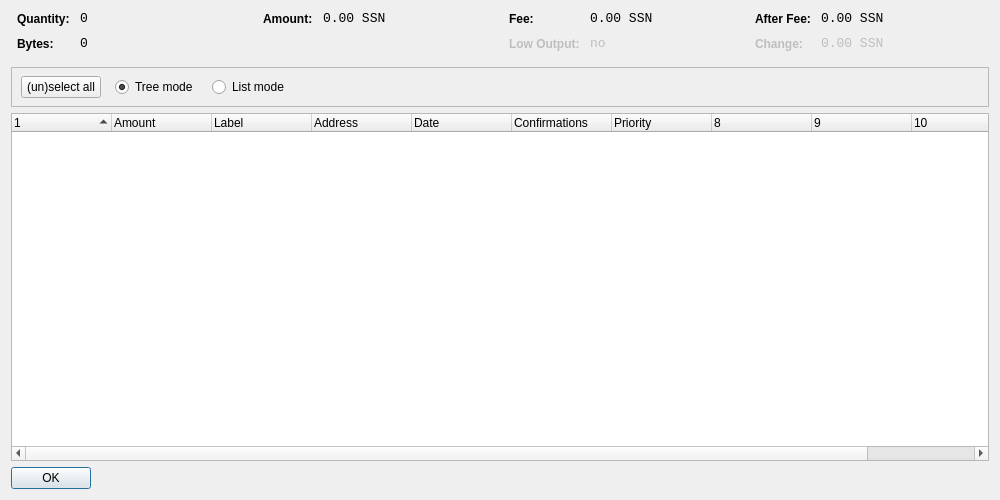
<?xml version="1.0" encoding="UTF-8"?>
<ui version="4.0">
 <class>CoinControlDialog</class>
 <widget class="QDialog" name="CoinControlDialog">
  <property name="geometry">
   <rect>
    <x>0</x>
    <y>0</y>
    <width>1000</width>
    <height>500</height>
   </rect>
  </property>
  <property name="windowTitle">
   <string>Coin Control</string>
  </property>
  <layout class="QVBoxLayout" name="verticalLayout">
   <item>
    <layout class="QHBoxLayout" name="horizontalLayoutTop" stretch="0,0,0,0">
     <property name="topMargin">
      <number>0</number>
     </property>
     <property name="bottomMargin">
      <number>10</number>
     </property>
     <item>
      <layout class="QFormLayout" name="formLayoutCoinControl1">
       <property name="horizontalSpacing">
        <number>10</number>
       </property>
       <property name="verticalSpacing">
        <number>10</number>
       </property>
       <property name="leftMargin">
        <number>6</number>
       </property>
       <property name="rightMargin">
        <number>6</number>
       </property>
       <item row="0" column="0">
        <widget class="QLabel" name="labelCoinControlQuantityText">
         <property name="styleSheet">
          <string notr="true">font-weight:bold;</string>
         </property>
         <property name="text">
          <string>Quantity:</string>
         </property>
        </widget>
       </item>
       <item row="0" column="1">
        <widget class="QLabel" name="labelCoinControlQuantity">
         <property name="font">
          <font>
           <family>Monospace</family>
           <pointsize>10</pointsize>
          </font>
         </property>
         <property name="cursor">
          <cursorShape>IBeamCursor</cursorShape>
         </property>
         <property name="contextMenuPolicy">
          <enum>Qt::ActionsContextMenu</enum>
         </property>
         <property name="text">
          <string notr="true">0</string>
         </property>
         <property name="textInteractionFlags">
          <set>Qt::LinksAccessibleByMouse|Qt::TextSelectableByKeyboard|Qt::TextSelectableByMouse</set>
         </property>
        </widget>
       </item>
       <item row="1" column="0">
        <widget class="QLabel" name="labelCoinControlBytesText">
         <property name="styleSheet">
          <string notr="true">font-weight:bold;</string>
         </property>
         <property name="text">
          <string>Bytes:</string>
         </property>
        </widget>
       </item>
       <item row="1" column="1">
        <widget class="QLabel" name="labelCoinControlBytes">
         <property name="font">
          <font>
           <family>Monospace</family>
           <pointsize>10</pointsize>
          </font>
         </property>
         <property name="cursor">
          <cursorShape>IBeamCursor</cursorShape>
         </property>
         <property name="contextMenuPolicy">
          <enum>Qt::ActionsContextMenu</enum>
         </property>
         <property name="text">
          <string notr="true">0</string>
         </property>
         <property name="textInteractionFlags">
          <set>Qt::LinksAccessibleByMouse|Qt::TextSelectableByKeyboard|Qt::TextSelectableByMouse</set>
         </property>
        </widget>
       </item>
      </layout>
     </item>
     <item>
      <layout class="QFormLayout" name="formLayoutCoinControl2">
       <property name="horizontalSpacing">
        <number>10</number>
       </property>
       <property name="verticalSpacing">
        <number>10</number>
       </property>
       <property name="leftMargin">
        <number>6</number>
       </property>
       <property name="rightMargin">
        <number>6</number>
       </property>
       <item row="0" column="0">
        <widget class="QLabel" name="labelCoinControlAmountText">
         <property name="styleSheet">
          <string notr="true">font-weight:bold;</string>
         </property>
         <property name="text">
          <string>Amount:</string>
         </property>
        </widget>
       </item>
       <item row="0" column="1">
        <widget class="QLabel" name="labelCoinControlAmount">
         <property name="font">
          <font>
           <family>Monospace</family>
           <pointsize>10</pointsize>
          </font>
         </property>
         <property name="cursor">
          <cursorShape>IBeamCursor</cursorShape>
         </property>
         <property name="contextMenuPolicy">
          <enum>Qt::ActionsContextMenu</enum>
         </property>
         <property name="text">
          <string notr="true">0.00 SSN</string>
         </property>
         <property name="textInteractionFlags">
          <set>Qt::LinksAccessibleByMouse|Qt::TextSelectableByKeyboard|Qt::TextSelectableByMouse</set>
         </property>
        </widget>
       </item>
      </layout>
     </item>
     <item>
      <layout class="QFormLayout" name="formLayoutCoinControl3">
       <property name="horizontalSpacing">
        <number>10</number>
       </property>
       <property name="verticalSpacing">
        <number>10</number>
       </property>
       <property name="leftMargin">
        <number>6</number>
       </property>
       <property name="rightMargin">
        <number>6</number>
       </property>
       <item row="0" column="0">
        <widget class="QLabel" name="labelCoinControlFeeText">
         <property name="styleSheet">
          <string notr="true">font-weight:bold;</string>
         </property>
         <property name="text">
          <string>Fee:</string>
         </property>
        </widget>
       </item>
       <item row="0" column="1">
        <widget class="QLabel" name="labelCoinControlFee">
         <property name="font">
          <font>
           <family>Monospace</family>
           <pointsize>10</pointsize>
          </font>
         </property>
         <property name="cursor">
          <cursorShape>IBeamCursor</cursorShape>
         </property>
         <property name="contextMenuPolicy">
          <enum>Qt::ActionsContextMenu</enum>
         </property>
         <property name="text">
          <string notr="true">0.00 SSN</string>
         </property>
         <property name="textInteractionFlags">
          <set>Qt::LinksAccessibleByMouse|Qt::TextSelectableByKeyboard|Qt::TextSelectableByMouse</set>
         </property>
        </widget>
       </item>
       <item row="1" column="0">
        <widget class="QLabel" name="labelCoinControlLowOutputText">
         <property name="enabled">
          <bool>false</bool>
         </property>
         <property name="styleSheet">
          <string notr="true">font-weight:bold;</string>
         </property>
         <property name="text">
          <string>Low Output:</string>
         </property>
        </widget>
       </item>
       <item row="1" column="1">
        <widget class="QLabel" name="labelCoinControlLowOutput">
         <property name="enabled">
          <bool>false</bool>
         </property>
         <property name="font">
          <font>
           <family>Monospace</family>
           <pointsize>10</pointsize>
          </font>
         </property>
         <property name="cursor">
          <cursorShape>IBeamCursor</cursorShape>
         </property>
         <property name="contextMenuPolicy">
          <enum>Qt::ActionsContextMenu</enum>
         </property>
         <property name="text">
          <string notr="true">no</string>
         </property>
         <property name="textInteractionFlags">
          <set>Qt::LinksAccessibleByMouse|Qt::TextSelectableByKeyboard|Qt::TextSelectableByMouse</set>
         </property>
        </widget>
       </item>
      </layout>
     </item>
     <item>
      <layout class="QFormLayout" name="formLayoutCoinControl4">
       <property name="horizontalSpacing">
        <number>10</number>
       </property>
       <property name="verticalSpacing">
        <number>10</number>
       </property>
       <property name="leftMargin">
        <number>6</number>
       </property>
       <property name="rightMargin">
        <number>6</number>
       </property>
       <item row="0" column="0">
        <widget class="QLabel" name="labelCoinControlAfterFeeText">
         <property name="styleSheet">
          <string notr="true">font-weight:bold;</string>
         </property>
         <property name="text">
          <string>After Fee:</string>
         </property>
        </widget>
       </item>
       <item row="0" column="1">
        <widget class="QLabel" name="labelCoinControlAfterFee">
         <property name="font">
          <font>
           <family>Monospace</family>
           <pointsize>10</pointsize>
          </font>
         </property>
         <property name="cursor">
          <cursorShape>IBeamCursor</cursorShape>
         </property>
         <property name="contextMenuPolicy">
          <enum>Qt::ActionsContextMenu</enum>
         </property>
         <property name="text">
          <string notr="true">0.00 SSN</string>
         </property>
         <property name="textInteractionFlags">
          <set>Qt::LinksAccessibleByMouse|Qt::TextSelectableByKeyboard|Qt::TextSelectableByMouse</set>
         </property>
        </widget>
       </item>
       <item row="1" column="0">
        <widget class="QLabel" name="labelCoinControlChangeText">
         <property name="enabled">
          <bool>false</bool>
         </property>
         <property name="styleSheet">
          <string notr="true">font-weight:bold;</string>
         </property>
         <property name="text">
          <string>Change:</string>
         </property>
        </widget>
       </item>
       <item row="1" column="1">
        <widget class="QLabel" name="labelCoinControlChange">
         <property name="enabled">
          <bool>false</bool>
         </property>
         <property name="font">
          <font>
           <family>Monospace</family>
           <pointsize>10</pointsize>
          </font>
         </property>
         <property name="cursor">
          <cursorShape>IBeamCursor</cursorShape>
         </property>
         <property name="contextMenuPolicy">
          <enum>Qt::ActionsContextMenu</enum>
         </property>
         <property name="text">
          <string notr="true">0.00 SSN</string>
         </property>
         <property name="textInteractionFlags">
          <set>Qt::LinksAccessibleByMouse|Qt::TextSelectableByKeyboard|Qt::TextSelectableByMouse</set>
         </property>
        </widget>
       </item>
      </layout>
     </item>
    </layout>
   </item>
   <item>
    <widget class="QFrame" name="frame">
     <property name="minimumSize">
      <size>
       <width>0</width>
       <height>40</height>
      </size>
     </property>
     <property name="frameShape">
      <enum>QFrame::StyledPanel</enum>
     </property>
     <property name="frameShadow">
      <enum>QFrame::Sunken</enum>
     </property>
     <widget class="QWidget" name="horizontalLayoutWidget">
      <property name="geometry">
       <rect>
        <x>10</x>
        <y>0</y>
        <width>781</width>
        <height>41</height>
       </rect>
      </property>
      <layout class="QHBoxLayout" name="horizontalLayoutPanel" stretch="0,0,0,0,0">
       <property name="spacing">
        <number>14</number>
       </property>
       <item>
        <widget class="QPushButton" name="pushButtonSelectAll">
         <property name="sizePolicy">
          <sizepolicy hsizetype="Maximum" vsizetype="Fixed">
           <horstretch>0</horstretch>
           <verstretch>0</verstretch>
          </sizepolicy>
         </property>
         <property name="text">
          <string>(un)select all</string>
         </property>
        </widget>
       </item>
       <item>
        <widget class="QRadioButton" name="radioTreeMode">
         <property name="sizePolicy">
          <sizepolicy hsizetype="Maximum" vsizetype="Fixed">
           <horstretch>0</horstretch>
           <verstretch>0</verstretch>
          </sizepolicy>
         </property>
         <property name="text">
          <string>Tree mode</string>
         </property>
         <property name="checked">
          <bool>true</bool>
         </property>
        </widget>
       </item>
       <item>
        <widget class="QRadioButton" name="radioListMode">
         <property name="sizePolicy">
          <sizepolicy hsizetype="Maximum" vsizetype="Fixed">
           <horstretch>0</horstretch>
           <verstretch>0</verstretch>
          </sizepolicy>
         </property>
         <property name="text">
          <string>List mode</string>
         </property>
        </widget>
       </item>
       <item>
        <spacer name="horizontalSpacer">
         <property name="orientation">
          <enum>Qt::Horizontal</enum>
         </property>
         <property name="sizeHint" stdset="0">
          <size>
           <width>40</width>
           <height>20</height>
          </size>
         </property>
        </spacer>
       </item>
      </layout>
     </widget>
    </widget>
   </item>
   <item>
    <widget class="CoinControlTreeWidget" name="treeWidget">
     <property name="contextMenuPolicy">
      <enum>Qt::CustomContextMenu</enum>
     </property>
     <property name="sortingEnabled">
      <bool>false</bool>
     </property>
     <property name="columnCount">
      <number>11</number>
     </property>
     <attribute name="headerShowSortIndicator" stdset="0">
      <bool>true</bool>
     </attribute>
     <attribute name="headerStretchLastSection">
      <bool>false</bool>
     </attribute>
     <column>
      <property name="text">
       <string/>
      </property>
     </column>
     <column>
      <property name="text">
       <string>Amount</string>
      </property>
     </column>
     <column>
      <property name="text">
       <string>Label</string>
      </property>
     </column>
     <column>
      <property name="text">
       <string>Address</string>
      </property>
     </column>
     <column>
      <property name="text">
       <string>Date</string>
      </property>
     </column>
     <column>
      <property name="text">
       <string>Confirmations</string>
      </property>
      <property name="toolTip">
       <string>Confirmed</string>
      </property>
     </column>
     <column>
      <property name="text">
       <string>Priority</string>
      </property>
     </column>
     <column>
      <property name="text">
       <string/>
      </property>
     </column>
     <column>
      <property name="text">
       <string/>
      </property>
     </column>
     <column>
      <property name="text">
       <string/>
      </property>
     </column>
     <column>
      <property name="text">
       <string/>
      </property>
     </column>
    </widget>
   </item>
   <item>
    <widget class="QDialogButtonBox" name="buttonBox">
     <property name="sizePolicy">
      <sizepolicy hsizetype="Maximum" vsizetype="Fixed">
       <horstretch>0</horstretch>
       <verstretch>0</verstretch>
      </sizepolicy>
     </property>
     <property name="orientation">
      <enum>Qt::Horizontal</enum>
     </property>
     <property name="standardButtons">
      <set>QDialogButtonBox::Ok</set>
     </property>
    </widget>
   </item>
  </layout>
 </widget>
 <customwidgets>
  <customwidget>
   <class>CoinControlTreeWidget</class>
   <extends>QTreeWidget</extends>
   <header>coincontroltreewidget.h</header>
  </customwidget>
 </customwidgets>
 <resources/>
 <connections/>
</ui>
